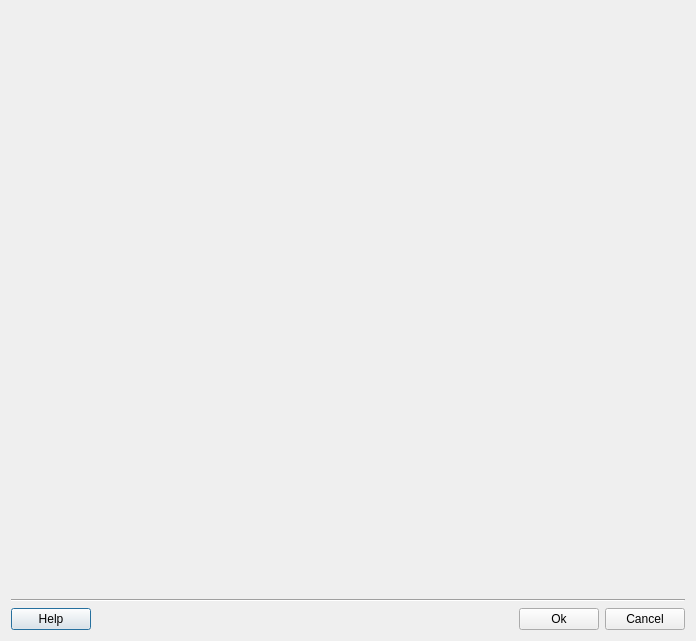
<?xml version="1.0" encoding="UTF-8"?>
<ui version="4.0">
 <class>RasterInfoDialogForm</class>
 <widget class="QDialog" name="RasterInfoDialogForm">
  <property name="geometry">
   <rect>
    <x>0</x>
    <y>0</y>
    <width>696</width>
    <height>641</height>
   </rect>
  </property>
  <property name="minimumSize">
   <size>
    <width>0</width>
    <height>641</height>
   </size>
  </property>
  <property name="windowTitle">
   <string>Raster Info</string>
  </property>
  <layout class="QGridLayout" name="gridLayout_4">
   <item row="0" column="0">
    <layout class="QGridLayout" name="gridLayout_3">
     <item row="0" column="0">
      <widget class="QWidget" name="m_widget" native="true">
       <property name="sizePolicy">
        <sizepolicy hsizetype="Preferred" vsizetype="MinimumExpanding">
         <horstretch>0</horstretch>
         <verstretch>0</verstretch>
        </sizepolicy>
       </property>
      </widget>
     </item>
     <item row="1" column="0">
      <layout class="QGridLayout" name="gridLayout_2">
       <item row="0" column="0">
        <widget class="Line" name="line">
         <property name="orientation">
          <enum>Qt::Horizontal</enum>
         </property>
        </widget>
       </item>
       <item row="1" column="0">
        <layout class="QGridLayout" name="gridLayout">
         <item row="0" column="0">
          <widget class="QPushButton" name="m_helpPushButton">
           <property name="text">
            <string>Help</string>
           </property>
          </widget>
         </item>
         <item row="0" column="1">
          <spacer name="horizontalSpacer">
           <property name="orientation">
            <enum>Qt::Horizontal</enum>
           </property>
           <property name="sizeHint" stdset="0">
            <size>
             <width>40</width>
             <height>20</height>
            </size>
           </property>
          </spacer>
         </item>
         <item row="0" column="2">
          <widget class="QPushButton" name="m_okPushButton">
           <property name="text">
            <string>Ok</string>
           </property>
          </widget>
         </item>
         <item row="0" column="3">
          <widget class="QPushButton" name="m_cancelPushButton">
           <property name="text">
            <string>Cancel</string>
           </property>
          </widget>
         </item>
        </layout>
       </item>
      </layout>
     </item>
    </layout>
   </item>
  </layout>
 </widget>
 <resources/>
 <connections>
  <connection>
   <sender>m_okPushButton</sender>
   <signal>clicked()</signal>
   <receiver>RasterInfoDialogForm</receiver>
   <slot>accept()</slot>
   <hints>
    <hint type="sourcelabel">
     <x>273</x>
     <y>208</y>
    </hint>
    <hint type="destinationlabel">
     <x>273</x>
     <y>230</y>
    </hint>
   </hints>
  </connection>
  <connection>
   <sender>m_cancelPushButton</sender>
   <signal>clicked()</signal>
   <receiver>RasterInfoDialogForm</receiver>
   <slot>reject()</slot>
   <hints>
    <hint type="sourcelabel">
     <x>363</x>
     <y>203</y>
    </hint>
    <hint type="destinationlabel">
     <x>362</x>
     <y>228</y>
    </hint>
   </hints>
  </connection>
 </connections>
</ui>
